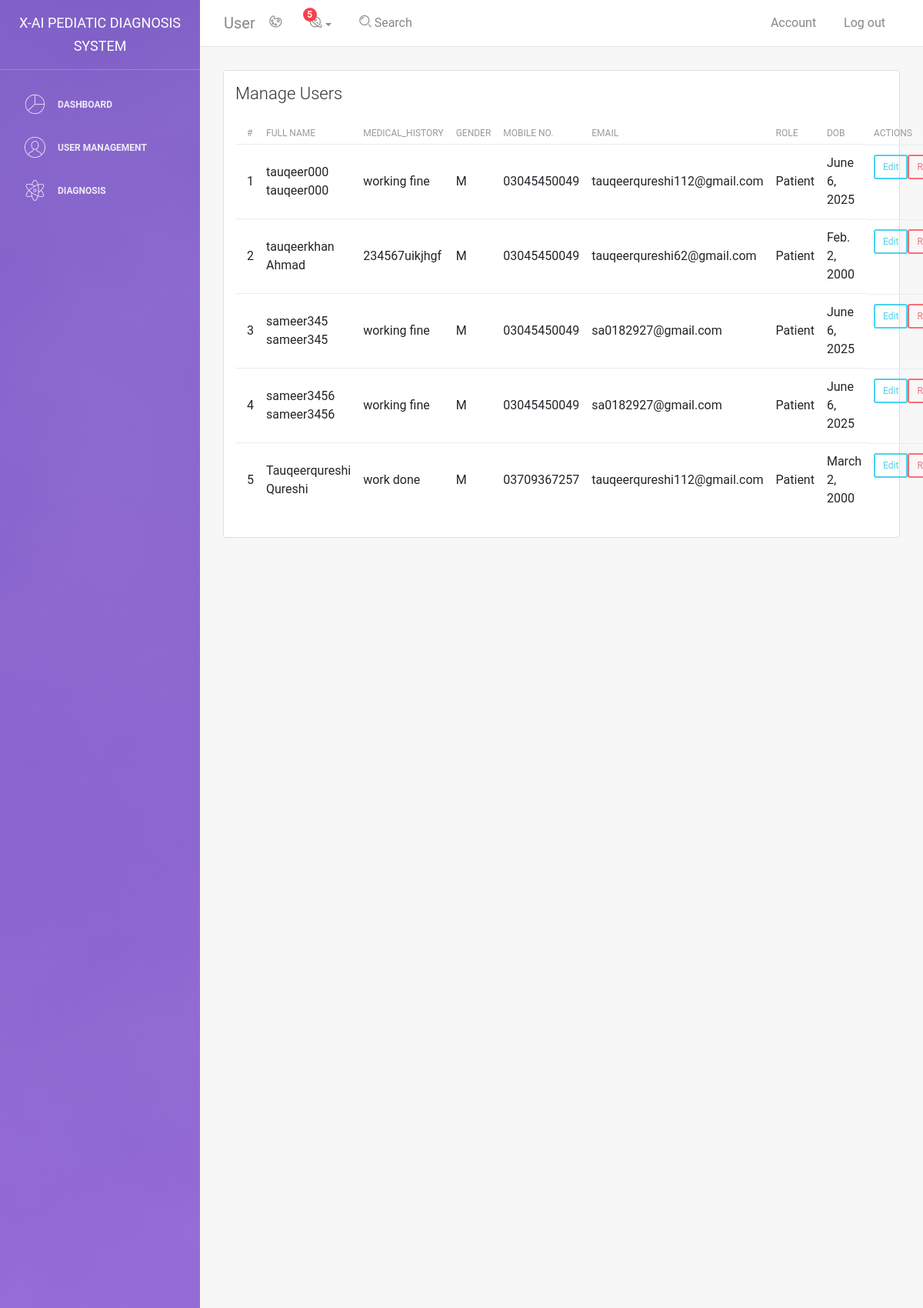
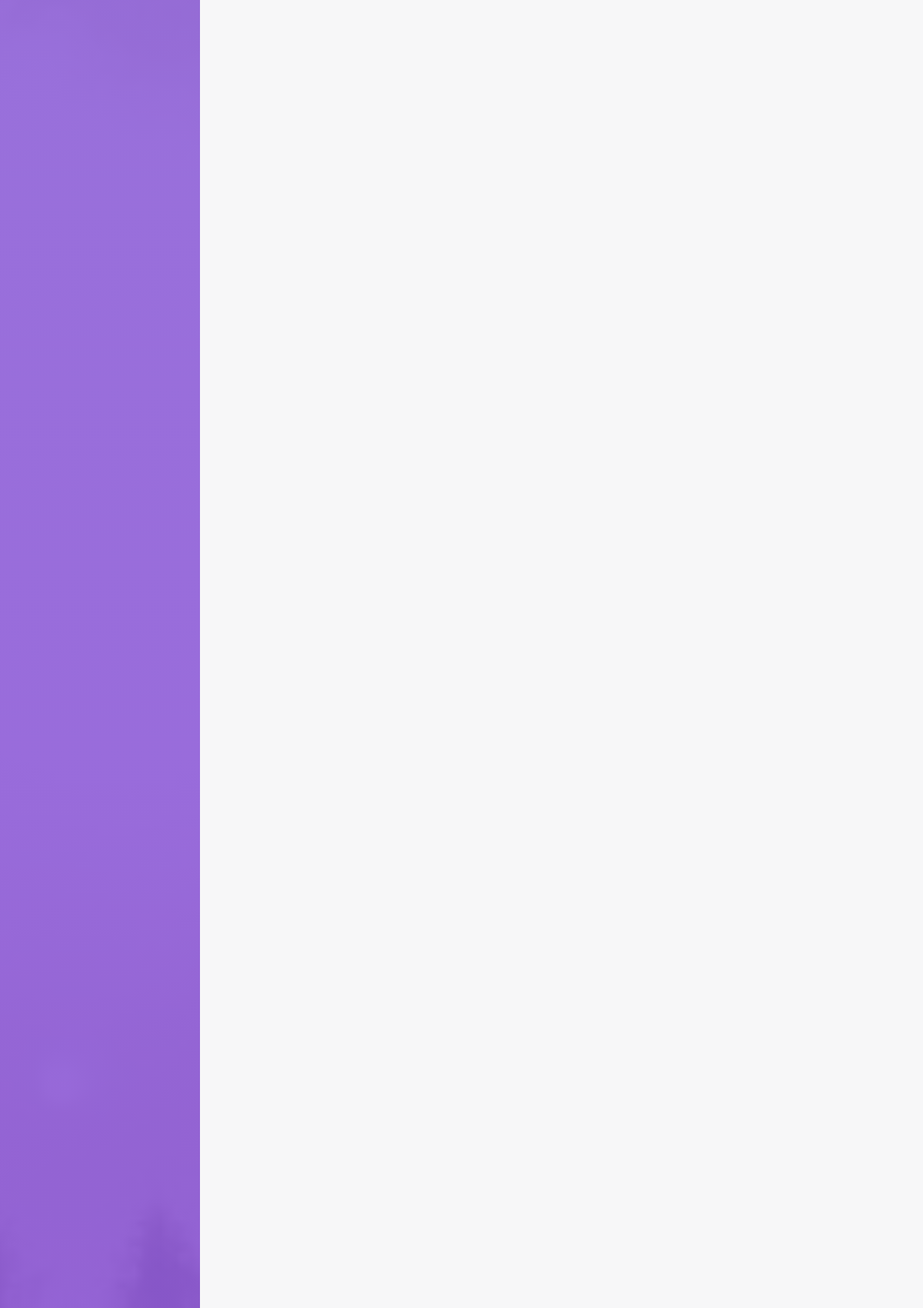
Screenshot of /manage_user/ (signed in, upper part) with the database file from the repository (2 pictures, top to bottom).
### main/models.py (models this page shows, shortened)
class PatientCreatedByDoctor(models.Model):
    user = models.OneToOneField(User, on_delete=models.CASCADE, null=True, blank=True)
    doctor = models.ForeignKey(
        User,
        on_delete=models.CASCADE,
        blank=True,
        null = True,
        related_name='created_patients',
        limit_choices_to=Q(user_type='doctor') | Q(user_type='admin')
    )
    fname = models.CharField(max_length=100)
    lname = models.CharField(max_length=100)
    dob = models.DateField(blank=True, null=True)
    parents = models.CharField(max_length=100)
    GENDER_CHOICES = [
        ('M', 'Male'),
        ('F', 'Female'),
        ('O', 'Other'),
    ]
    gender = models.CharField(max_length=1, choices=GENDER_CHOICES)
    address = models.TextField()
    contact_number = models.CharField(max_length=15)
    email = models.CharField(max_length=200)
    medical_history = models.CharField(max_length=500)
    created_at = models.DateTimeField(auto_now_add=True)
    show_on_dashboard = models.BooleanField(default=True)
    is_staff = models.BooleanField(default=False)
    is_active = models.BooleanField(default=True)

### main/views.py (the view)
# urls.py: path('manage_user/' , views.manage_user , name='manageuser'),
@never_cache
@login_required(login_url='admin_login')
def manage_user(request):
    visible_patients = PatientCreatedByDoctor.objects.filter(show_on_dashboard=True)
    pending_patients = PatientCreatedByDoctor.objects.filter(show_on_dashboard=False)
    Doctor_data = User.objects.all().values("id", "username", "doctor")
    doctor = [i for i in Doctor_data]
    return render(request, 'manage_user.html', {
        'visible_patients': visible_patients,
        'pending_patients': pending_patients,
        "doctor" : doctor,
    })

### main/templates/manage_user.html (shortened to what this page needs)
{% load static %}
<!DOCTYPE html>
<html lang="en">
<head>
    <link rel="stylesheet" href="https://maxcdn.bootstrapcdn.com/font-awesome/latest/css/font-awesome.min.css" />
    <link href="{% static 'assets/css/bootstrap.min.css' %}" rel="stylesheet" />
    <link href="{% static 'assets/css/light-bootstrap-dashboard.css' %}?v=2.0.0" rel="stylesheet" />
    <link href="{% static 'assets/css/demo.css' %}" rel="stylesheet" />
</head>
<body>
    <div class="wrapper">
        <div class="sidebar" data-image="{% static 'assets/img/sidebar-5.jpg' %}">
            <div class="sidebar-wrapper">
                <div class="logo">
                    <a href="#" class="simple-text">
                       X-Ai Pediatic Diagnosis System
                    </a>
                </div>
                <ul class="nav">
                    <li>
                        <a class="nav-link" href="dashboard.html">
                            <i class="nc-icon nc-chart-pie-35"></i>
                            <p>Dashboard</p>
                        </a>
                    </li>
                   <li class="nav-item">
                        <a class="nav-link" data-toggle="collapse" href="#userManagement" role="button"
                            aria-expanded="false" aria-controls="userManagement">
                            <i class="nc-icon nc-circle-09"></i>
                            <p>
                                User Management
                            </p>
                        </a>
                    </li>
                     <li>
                        <a class="nav-link" href="./diagnosis.html">
                            <i class="nc-icon nc-atom"></i>
                            <p>Diagnosis</p>
                        </a>
                    </li>
                </ul>
            </div>
        </div>
        <div class="main-panel">
            <nav class="navbar navbar-expand-lg " color-on-scroll="500">
                <div class="container-fluid">
                    <a class="navbar-brand" href="#pablo"> User </a>
                    <div class="collapse navbar-collapse justify-content-end" id="navigation">
                        <ul class="nav navbar-nav mr-auto">
                            <li class="nav-item">
                                <a href="#" class="nav-link" data-toggle="dropdown">
                                    <i class="nc-icon nc-palette"></i>
                                </a>
                            </li>
                            <li class="dropdown nav-item">
                                <a href="#" class="dropdown-toggle nav-link" data-toggle="dropdown">
                                    <i class="nc-icon nc-planet"></i>
                                    <span class="notification">5</span>
                                </a>
                            </li>
                            <li class="nav-item">
                                <a href="#" class="nav-link">
                                    <i class="nc-icon nc-zoom-split"></i>
                                    <span class="d-lg-block">&nbsp;Search</span>
                                </a>
                            </li>
                        </ul>
                        <ul class="navbar-nav ml-auto">
                            <li class="nav-item">
                                <a class="nav-link" href="#pablo">
                                    <span class="no-icon">Account</span>
                                </a>
                            </li>
                            <li class="nav-item">
                                <a class="nav-link" href="{% url 'logout' %}">
                                    <span class="no-icon">Log out</span>
                                </a>
                            </li>
                        </ul>
                    </div>
                </div>
            </nav>
          <div class="content">
  <div class="container-fluid">
    <div class="row justify-content-center">
      <div class="col-md-12">
        <div class="card">
          <div class="card-header">
            <h4 class="card-title">Manage Users</h4>
          </div>
          <div class="card-body">
            <div class="table-responsive">
              <table class="table">
                <thead class="text-primary">
                  <tr>
                    <th>#</th>
                    <th>Full Name</th>
                    <th>medical_history</th>
                    <th>Gender</th>
                    <th>Mobile No.</th>
                    <th>Email</th>
                    <th>Role</th>
                    <th>dob</th>
                    <th>Actions</th>
                  </tr>
                </thead>
                <tbody>
                  {% for patient in visible_patients %}
                  <tr>
                        <td>{{ forloop.counter }}</td>
                        <td>{{ patient.fname }} {{ patient.lname }}</td>
                        <td>{{ patient.medical_history }}</td>
                        <td>{{ patient.gender }}</td>
                        <td>{{ patient.contact_number }}</td>
                        <td>{{ patient.email }}</td>
                        <td>Patient</td>
                        <td>{{ patient.dob }}</td>
                        <td>
                        <a href="#" class="btn btn-sm btn-info">Edit</a>
                        <a href="{% url 'toggle_dashboard' patient.id %}"
                            class="btn btn-sm btn-danger"
                            onclick="return confirm('Remove from Dashboard?');">Remove</a>
                        </td>
                    </tr>
                        {% empty %}
                  <tr><td colspan="8" class="text-center">No patients on dashboard.</td></tr>
                  {% endfor %}
                </tbody>
              </table>
            </div>
          </div>
        </div>
      </div>
    </div>
  </div>
</div>
        </div>
    </div>
</body>
</html>

### rows the page displays
PatientCreatedByDoctor: fname "tauqeer000", lname "tauqeer000", medical_history "working fine", gender "M", contact_number "03045450049", email "tauqeerqureshi112@gmail.com", dob "June 6, 2025"
PatientCreatedByDoctor: fname "tauqeerkhan", lname "Ahmad", medical_history "234567uikjhgf", gender "M", contact_number "03045450049", email "tauqeerqureshi62@gmail.com", dob "Feb. 2, 2000"
PatientCreatedByDoctor: fname "sameer345", lname "sameer345", medical_history "working fine", gender "M", contact_number "03045450049", email "sa0182927@gmail.com", dob "June 6, 2025"
PatientCreatedByDoctor: fname "sameer3456", lname "sameer3456", medical_history "working fine", gender "M", contact_number "03045450049", email "sa0182927@gmail.com", dob "June 6, 2025"
PatientCreatedByDoctor: fname "Tauqeerqureshi", lname "Qureshi", medical_history "work done", gender "M", contact_number "03709367257", email "tauqeerqureshi112@gmail.com", dob "March 2, 2000"
